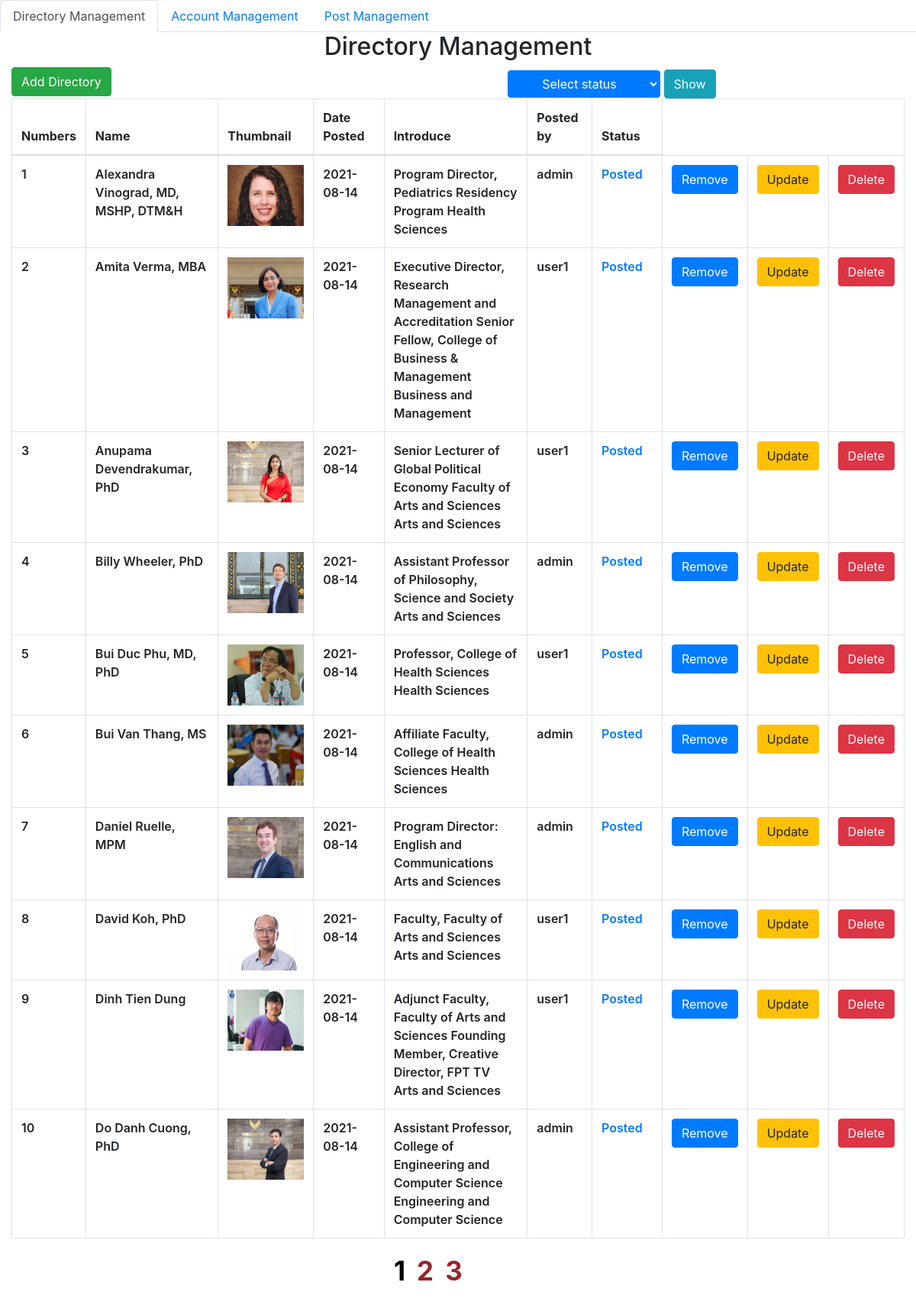
Screenshot of /admin/Directory/index.php (signed in) with the database file from the repository.
### tables this page shows
CREATE TABLE `directory` (
  `id` int(10) NOT NULL,
  `name` varchar(255) NOT NULL,
  `thumbnail` varchar(255) NOT NULL,
  `intro` varchar(255) NOT NULL,
  `overview` text NOT NULL,
  `create_date` date NOT NULL,
  `status` bit(1) NOT NULL,
  `vin_leader` bit(1) DEFAULT NULL,
  `id_user` int(11) NOT NULL
);

CREATE TABLE `user` (
  `id` int(11) NOT NULL,
  `user_name` varchar(255) NOT NULL,
  `password` varchar(255) NOT NULL,
  `type` bit(1) NOT NULL
);

### db/dbhelper.php (called while the page is built, shortened)
<?php
function select($sql) {
	$con = mysqli_connect(HOST, USERNAME, PASSWORD, DATABASE);
	$result = mysqli_query($con, $sql);
	return $result;
}
function select_list($sql) {
	$con = mysqli_connect(HOST, USERNAME, PASSWORD, DATABASE);
	$result = mysqli_query($con, $sql);
	$data   = [];
	while ($row = mysqli_fetch_array($result, 1)) {
		$data[] = $row;
	}
	return $data;
}
function select_one($sql) {
	$con = mysqli_connect(HOST, USERNAME, PASSWORD, DATABASE);
	$result = mysqli_query($con, $sql);
	$row    = mysqli_fetch_array($result, 1);
	return $row;
}

### admin/Directory/index.php (the view, shortened to what this page needs)
<?php
require_once ('../../db/dbhelper.php');
$where = "where status is not null";
?>
<!DOCTYPE html>
<html>
<head>
	<link rel="stylesheet" href="https://maxcdn.bootstrapcdn.com/bootstrap/4.4.1/css/bootstrap.min.css">
</head>
<body style="    background:url('http://khohinhdep.com/wp-content/uploads/2017/10/hinh-nen-dien-thoai-lg-v20-chat-luong-qhd-010.jpg');">
	<ul class="nav nav-tabs">
	  <li class="nav-item">
	    <a class="nav-link active" href="#">Directory Management</a>
	  </li>
	  	  <li class="nav-item">
	    <a class="nav-link" href="../account/">Account Management</a>
	  </li>
	   <li class="nav-item">
	    <a class="nav-link "  href="../Post/">Post Management</a>
	  </li>
	</ul>
	<div class="container-fluid">
		<div class="panel panel-primary">
			<div class="panel-heading">
				<h2 class="text-center">Directory Management</h2>
			</div>
			<div class="panel-body">
				<a href="add.php">
					<button class="btn btn-success" style="margin-bottom: 15px;">Add Directory</button>
				</a>
				<form action="" method="GET">
					<div class="select" style=" margin-top : -50px; margin-left:150px;">
				<select class="btn btn-primary"  name="status" value="<?=$dv?>" style="width: 200px;margin-left: 500px  ; " >
							<option  selected="true" >Select status</option>
					</select>
					<button  class="btn btn-info">Show</button>
				</div>
			</form>
				<table class="table table-bordered table-hover">
					<thead>
						<tr>
							<th width="50px">Numbers</th>
							<th>Name </th>
							<th>Thumbnail</th>
							<th width="200px">Date Posted</th>
							<th width="300px">Introduce</th>
							<th >Posted by</th>
							<th width="200px">Status</th>
						</tr>
					</thead>
					<tbody>
<?php
  $numberpage = !empty($_GET['per_page'])?$_GET['per_page'] : 10 ;
  $page =  !empty($_GET['page'])?$_GET['page']:1 ;
  $OFFSET = ($page - 1)*$numberpage;
  $sql= "select * from directory ".$where." order by id ASC LIMIT " .$numberpage." OFFSET ".$OFFSET."";
  $sql_total      = "select * from directory  " .$where;
   $total_s       = select($sql_total);
   $total_s       = mysqli_num_rows($total_s);
   $total_page    = ceil($total_s/$numberpage);
$postList = select_list($sql);
$index = ($page*10)-9 ;
foreach ($postList as $item) {
	$poster 	= "select user_name from user where id = " .$item['id_user'];
	$get_name   = select_one($poster);
	if ($get_name != null) {
		$get_name = $get_name['user_name'];
	}
if($item["status"] == 0)
{
	$show1  = "Posted";
}
else
{
	$show2  = "Waiting for confirm";
}
$a='../../';
$b=" ".$item["thumbnail"];
if(strpos($b,$a)){
          		 $item["thumbnail"] = $item["thumbnail"] ;
          }
else{
		$item["thumbnail"] = str_replace('image', '../../image',$item["thumbnail"]);
} ?>
	<tr>
				<td><?=($index++)?></td>
				<td width="350px"><?=$item['name']?></td>
				<td><img src="<?=$item['thumbnail']?>" style="width: 100px;height :80px"/></td>
				<td><?=$item['create_date']?></td>
				<td width="450px"><?=$item['intro']?></td>
				<td width="130px"><?=$get_name?></td>
				 <?php if($item["status"]==0){ ?>
				<td class="text-primary"><?=($show1)?></td>
				<?php } ?>
				<?php if($item["status"]==0){ ?>
					<td>
				<a href="confirm.php?id=<?=$item['id']?>">
				<button class="btn btn-primary">Remove</button></a>
				</td>
					<?php } ?>
				<td>
				<a href="add.php?id=<?=$item['id']?>">
				<button class="btn btn-warning">Update</button></a>
				</td>
				<td>
				<button class="btn btn-danger" onclick="deleteProduct(<?=$item['id']?>)">Delete</button>
				</td>
			</tr>
<?php } ?>
</tbody>
				</table>
			</div>
		</div>
	</div>
	<?php require_once('pagination.php'); ?>
</body>
</html>

### admin/Directory/pagination.php (shortened to what this page needs)
<div class = "pagination"  >
<?php
$param="";
 ?>
<?php for($num = 1 ; $num <= $total_page; $num++ ) { ?>
	<?php	if($num!=$page){ ?>
			<?php	if($num > $page - 3 && $num < $page +3 ){ ?>
				<a class="page-item" href="?per_page=<?=$numberpage?>&<?=$param?>page=<?=$num?>"><?=$num?></a>
			<?php } ?>
	<?php } else { ?>
		<strong style="color : black" class="$page page-item"><?=$num?></strong>
	<?php } ?>
<?php } ?>
</div>

### admin/Directory/index.php (style rules this page uses)
td { font-weight: 600; }
.pagination { font-size: 35px; position:relative; margin-bottom: 2%; margin-left: 43%; }
.pagination .page-item { text-align: center; margin-right: 15px; font-weight: bold; color: #962629; }

### rows the page displays
directory: name "Alexandra Vinograd, MD, MSHP, DTM&H", thumbnail (picture), create_date "2021-08-14", intro "Program Director, Pediatrics Residency Program Health Sciences", id_user.user_name "admin", status "Posted"
directory: name "Amita Verma, MBA", thumbnail (picture), create_date "2021-08-14", intro "Executive Director, Research Management and Accreditation Senior Fellow, College of Business & Management Business and Management", id_user.user_name "user1", status "Posted"
directory: name "Anupama Devendrakumar, PhD", shows a picture, create_date "2021-08-14", intro "Senior Lecturer of Global Political Economy Faculty of Arts and Sciences Arts and Sciences", id_user.user_name "user1", status "Posted"
directory: name "Billy Wheeler, PhD", thumbnail (picture), create_date "2021-08-14", intro "Assistant Professor of Philosophy, Science and Society Arts and Sciences", id_user.user_name "admin", status "Posted"
directory: name "Bui Duc Phu, MD, PhD", thumbnail (picture), create_date "2021-08-14", intro "Professor, College of Health Sciences Health Sciences", id_user.user_name "user1", status "Posted"
directory: name "Bui Van Thang, MS", thumbnail (picture), create_date "2021-08-14", intro "Affiliate Faculty, College of Health Sciences Health Sciences", id_user.user_name "admin", status "Posted"
directory: name "Daniel Ruelle, MPM", thumbnail (picture), create_date "2021-08-14", intro "Program Director: English and Communications Arts and Sciences", id_user.user_name "admin", status "Posted"
directory: name "David Koh, PhD", thumbnail (picture), create_date "2021-08-14", intro "Faculty, Faculty of Arts and Sciences Arts and Sciences", id_user.user_name "user1", status "Posted"
directory: name "Dinh Tien Dung", thumbnail (picture), create_date "2021-08-14", intro "Adjunct Faculty, Faculty of Arts and Sciences Founding Member, Creative Director, FPT TV Arts and Sciences", id_user.user_name "user1", status "Posted"
directory: name "Do Danh Cuong, PhD", thumbnail (picture), create_date "2021-08-14", intro "Assistant Professor, College of Engineering and Computer Science Engineering and Computer Science", id_user.user_name "admin", status "Posted"
